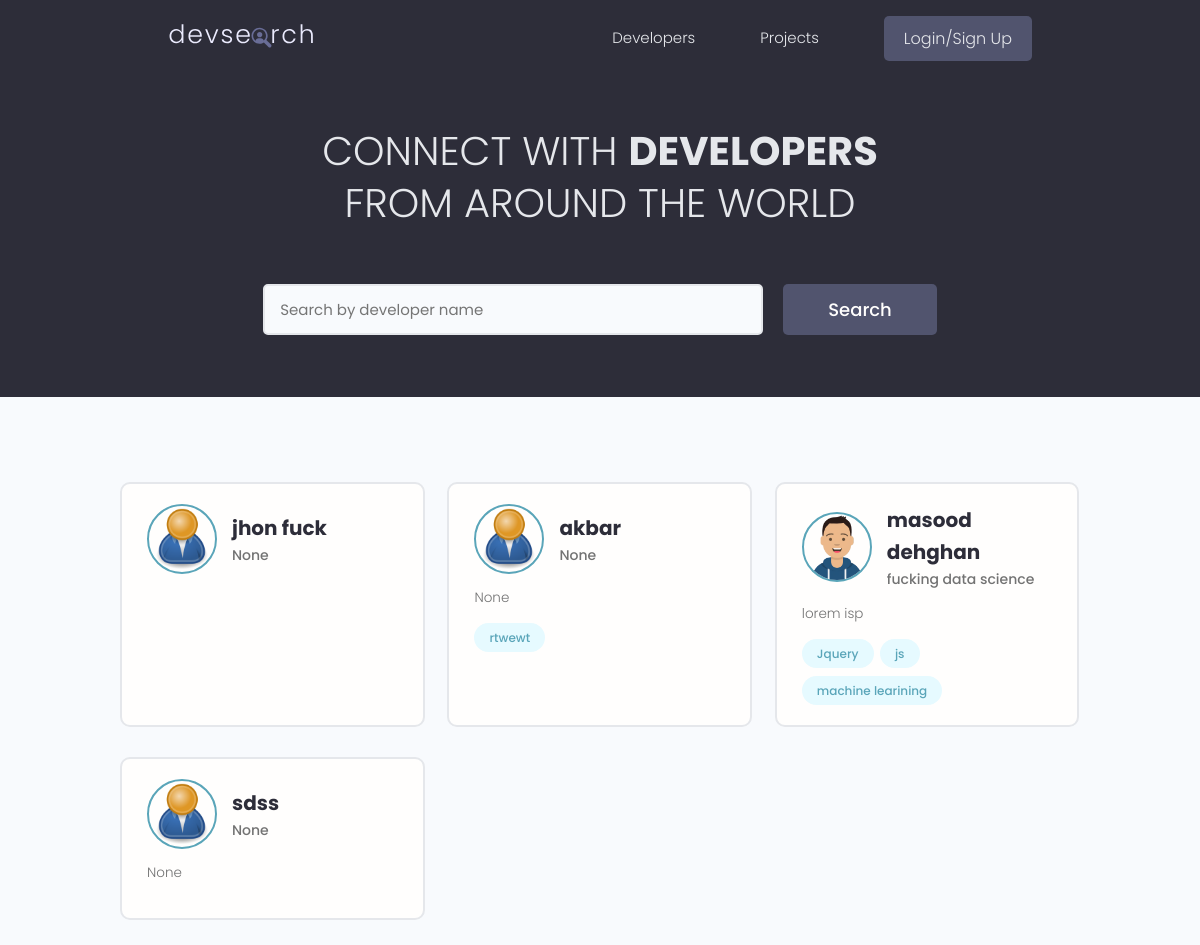
The page / on the database its author committed.
### users/models.py (models this page shows, shortened)
class Profile(models.Model):
    user = models.OneToOneField(User, on_delete=models.CASCADE, null=True, blank=True)
    name = models.CharField(max_length=200, blank=True, null=True)
    email = models.EmailField(max_length=500, blank=True, null=True)
    username = models.CharField(max_length=200, blank=True, null=True)
    location = models.CharField(max_length=200, blank=True, null=True)
    short_intro = models.CharField(max_length=200, blank=True, null=True)
    bio = models.TextField(blank=True, null=True)
    profile_image = models.ImageField(null=True, blank=True, default='profiles/user-default.png', upload_to='profiles/')
    social_github = models.CharField(max_length=200, blank=True, null=True)
    social_linkedin = models.CharField(max_length=200, blank=True, null=True)
    social_youtube = models.CharField(max_length=200, blank=True, null=True)
    social_twitter = models.CharField(max_length=200, blank=True, null=True)
    social_website = models.CharField(max_length=200, blank=True, null=True)
    created = models.DateTimeField(auto_now_add=True)
    id = models.UUIDField(default=uuid.uuid4, unique=True, primary_key=True, editable=False)

class Skill(models.Model):
    owner = models.ForeignKey(Profile, on_delete=models.CASCADE, null=True, blank=True)
    name = models.CharField(max_length=200, blank=True, null=True)
    description = models.TextField(max_length=300, blank=True, null=True)
    created = models.DateTimeField(auto_now_add=True)
    id = models.UUIDField(default=uuid.uuid4, unique=True, primary_key=True, editable=False)
    def __str__(self):
        return self.name

### users/views.py (the view)
# urls.py: path('', views.profiles, name='profile'),
def profiles(request):
    profiles, search_query = search_profiles(request)
    custom_range, profiles = paginate_profiles(request, profiles, 6)
    context = {'profiles':profiles, 'search_query':search_query, 'custom_range':custom_range}
    return render(request, 'users/profile.html', context)

### users/utils.py (called while the page is built)
def paginate_profiles(request, profiles, results):
    page = request.GET.get('page')
    paginator = Paginator(profiles, results)
    try:
        profiles = paginator.page(page)
    except PageNotAnInteger:
        page = 1
        profiles = paginator.page(page)
    except EmptyPage:
        page = paginator.num_pages
        profiles = paginator.page(page)
    left_idx = (int(page) - 4)
    if left_idx < 1:
        left_idx = 1
    right_idx = (int(page)+ 5)
    if right_idx > paginator.num_pages:
        right_idx = paginator.num_pages + 1
    custom_range = range(left_idx, right_idx)
    return custom_range, profiles

def search_profiles(request):
    search_query = ''
    if request.GET.get('search_query'):
        search_query =  request.GET.get('search_query')
    skill = Skill.objects.filter(name__icontains=search_query)
    profiles = Profile.objects.distinct().filter(
        Q(name__icontains=search_query) |
        Q(short_intro__icontains=search_query) |
        Q(skill__in=skill)
        )
    return profiles, search_query

### users/templates/users/profile.html (shortened to what this page needs)
{% extends 'main.html' %} {% block content %}
<main class="home">
  <section class="hero-section text-center">
    <div class="container container--narrow">
      <div class="hero-section__box">
        <h2>CONNECT WITH <span>DEVELOPERS</span></h2>
        <h2>FROM AROUND THE WORLD</h2>
      </div>
      <div class="hero-section__search">
        <form id="searchForm" class="form" action="{% url 'profile' %}" method="get">
          <div class="form__field">
            <input
              class="input input--text"
              id="formInput#search"
              type="text"
              name="search_query"
              value="{{search_query}}"
              placeholder="Search by developer name"
            />
          </div>
          <input class="btn btn--sub btn--lg" type="submit" value="Search" />
        </form>
      </div>
    </div>
  </section>
  <section class="devlist">
    <div class="container">
      <div class="grid grid--three">
        {% for profile in profiles %}
        <div class="column card">
          <div class="dev">
            <a href="{%url 'user-profile' profile.id%}" class="card__body">
              <div class="dev__profile">
                <img
                  class="avatar avatar--md"
                  src="{{profile.profile_image.url}} "
                  alt="image"
                />
                <div class="dev__meta">
                  <h3>{{profile.name}}</h3>
                  <h5>{{profile.short_intro|slice:'60'}}</h5>
                </div>
              </div>
              <p class="dev__info">{{profile.bio|slice:"150"}}</p>
              <div class="dev__skills">
                {% for skill in profile.skill_set.all|slice:'50' %}
                <span class="tag tag--pill tag--main">
                  <small>{{skill}}</small>
                </span>
                {% endfor %}
              </div>
            </a>
          </div>
        </div>
        {% endfor %}
      </div>
    </div>
  </section>
</main>
{% endblock content %}

### static/style/app.css (style rules this page uses)
:root { --color-sub: #2d2d39; }
.btn--sub { background-color: var(--color-sub-light); }
.card { border: 2px solid var(--color-light); }
img { width: 100%; }
.hero-section { height: 40vh; display: flex; align-items: center; background-color: var(--color-sub); }
.hero-section__box { margin-bottom: 4rem; }
.hero-section__box > h2, .hero-section__box > h2 > span { font-size: 4rem; color: var(--color-light); line-height: 1.3; text-transform: uppercase; }
.hero-section__box > h2 { font-weight: 300; }
.hero-section__box > h2 > span { font-weight: 700; }
.hero-section__search > .form { display: flex; align-items: center; justify-content: center; gap: 2rem; }
.hero-section__search > .form input.input--text { width: 50rem; }
.devlist { margin-top: 8rem; }
.devlist .grid { align-items: stretch; }
.devlist .dev .dev__profile { display: flex; align-items: center; gap: 1.5rem; }
.devlist .dev .dev__meta h3 { color: var(--color-sub); font-size: 2rem; font-weight: 700; }
.devlist .dev .dev__meta h5 { color: var(--color-text); font-size: 1.4rem; font-weight: 500; }
.devlist .dev .dev__info { margin: 1.5rem 0; font-size: 1.35rem; line-height: 1.4; text-align: justify; }

### static/uikit/styles/modules/_variables.css (style rules this page uses)
:root { --color-main: #5aa5b9; --color-main-light: #e6faff; --color-sub: #3f4156; --color-sub-light: #51546e; --color-sub-lighter: #ededfd; --color-text: #737373; --color-gray: #8b8b8b; --color-light: #e5e7eb; --color-light-gray: #767676; --color-bg: #f8fafd; --color-white: #fffefd; --color-white-light: #f3f3f3; --color-success: #359e64; --color-success-bg: #def8e8; --color-error: #fc4b0b; --color-error-bg: #fff2ee; --font-base: 'Poppins', arial, helvetica, 'Segoe UI', roboto, ubuntu, sans-serif; --font-monospace: 'Fira Code', 'Courier New', courier, monospace; --font-regular: 300; --font-medium: 500; --font-bold: 700; --generic-shadow: 1px 1px 5px #00000010; --generic-transition: all 0.3s ease-in-out; }

### static/uikit/styles/modules/_base.css (style rules this page uses)
* { margin: 0; padding: 0; box-sizing: border-box; text-rendering: optimizeLegibility; color: inherit; font-size: inherit; }
html { font-size: 50%; }
@media only screen and (min-width: 480px) { html { font-size: 56.25%; } }
@media only screen and (min-width: 1200px) { html { font-size: 62.5%; } }
body { line-height: 1.6; font-weight: 400; font-size: 1.5rem; color: var(--color-text); background-color: var(--color-bg); min-height: 100vh; }

### static/uikit/styles/modules/_typography.css (style rules this page uses)
* { font-family: var(--font-base); }
h2 { font-size: 3.6rem; font-weight: var(--font-bold); }
h3 { font-size: 3.2rem; font-weight: var(--font-medium); }
h5 { font-size: 2.4rem; font-weight: var(--font-medium); }
h5, h6 { font-weight: var(--font-regular); }
p, span, strong { font-size: 1.6rem; color: var(--color-text); font-weight: var(--font-regular); }
a { padding-bottom: 2px; text-decoration: none; display: inline-block; color: var(--color-main); font-weight: var(--font-medium); }

### static/uikit/styles/modules/_utilities.css (style rules this page uses)
.container { width: 92%; max-width: 165rem; margin: 0 auto; box-sizing: border-box; }
.container--narrow { width: 92%; max-width: 120rem; }
@media screen and (min-width: 1000px) { .container { width: 90%; } }
@media screen and (min-width: 1000px) { .container--narrow { width: 85%; } }
@media screen and (min-width: 1200px) { .container { width: 80%; } }
@media screen and (min-width: 1200px) { .container--narrow { width: 72%; } }
.text-center { text-align: center; }

### static/uikit/styles/modules/_avatar.css (style rules this page uses)
.avatar { border-radius: 50%; border: 2px solid var(--color-main); object-fit: cover; }
.avatar--md { height: 7rem; width: 7rem; }

### static/uikit/styles/modules/_button.css (style rules this page uses)
.btn { display: inline-block; position: relative; cursor: pointer; background-color: var(--color-light); font-weight: var(--font-medium); color: var(--color-sub); text-decoration: none; padding: 1rem 2rem; border-radius: 0.5rem; border: none; width: -webkit-fit-content; width: -moz-fit-content; width: fit-content; height: -webkit-fit-content; height: -moz-fit-content; height: fit-content; font-size: 1.6rem; outline-width: 0; outline-color: transparent; -webkit-backface-visibility: hidden; backface-visibility: hidden; transition: all 0.3s ease-in-out; }
.btn--sub { background-color: var(--color-sub); color: var(--color-white); }
.btn--lg { font-size: 1.8rem; padding: 1.2rem 4.5rem; }

### static/uikit/styles/modules/_card.css (style rules this page uses)
.card { border-radius: 1rem; background-color: var(--color-white); border: 1.5px solid var(--color-light); width: auto; height: auto; margin-top: 0.5rem; margin-bottom: 0.5rem; overflow: hidden; }
.card__body, .card__header { padding: 2rem 2.5rem; }

### rows shown on the page
Profile: profile_image (placeholder picture), name "jhon fuck", short_intro "None"
Profile: profile_image (placeholder picture), name "akbar", short_intro "None", bio "None"
Skill: name "rtwewt"
Profile: profile_image (picture), name "masood dehghan", short_intro "fucking data science", bio "lorem isp"
Skill: name "Jquery"
Skill: name "js"
Skill: name "machine learining"
Profile: profile_image (placeholder picture), name "sdss", short_intro "None", bio "None"
